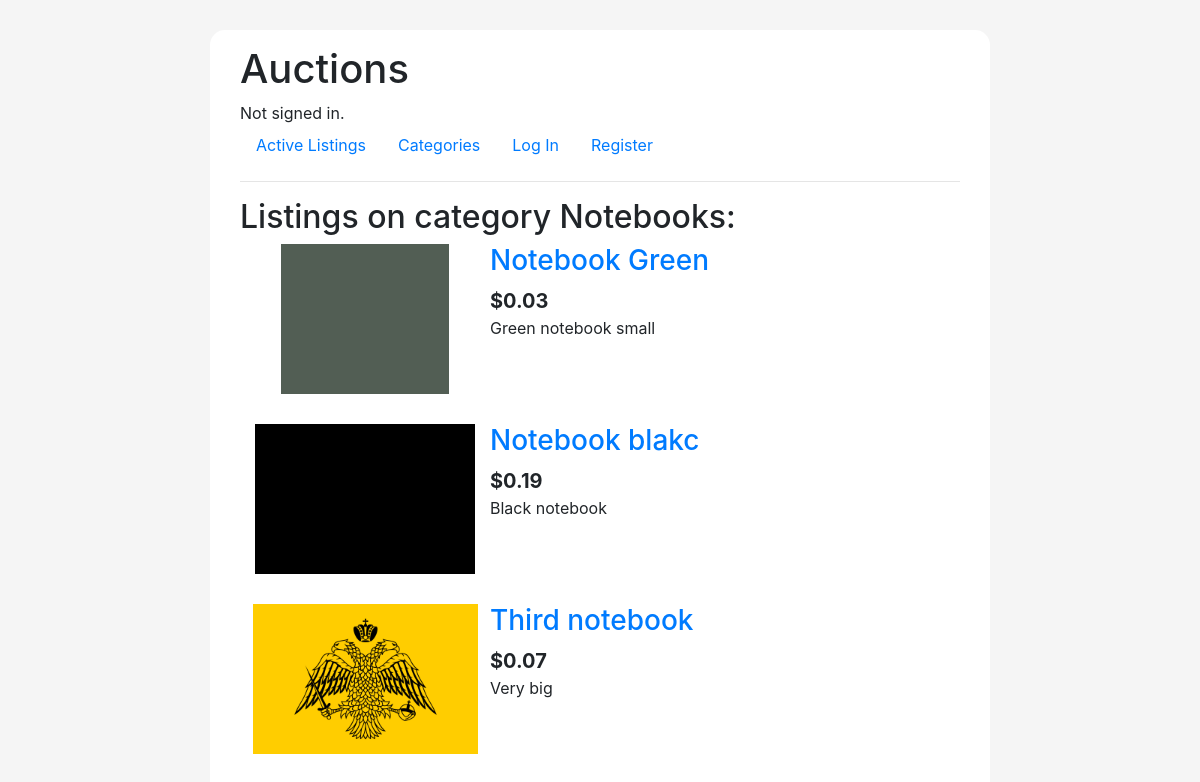
Page /categories/Notebooks on the earlier database version.
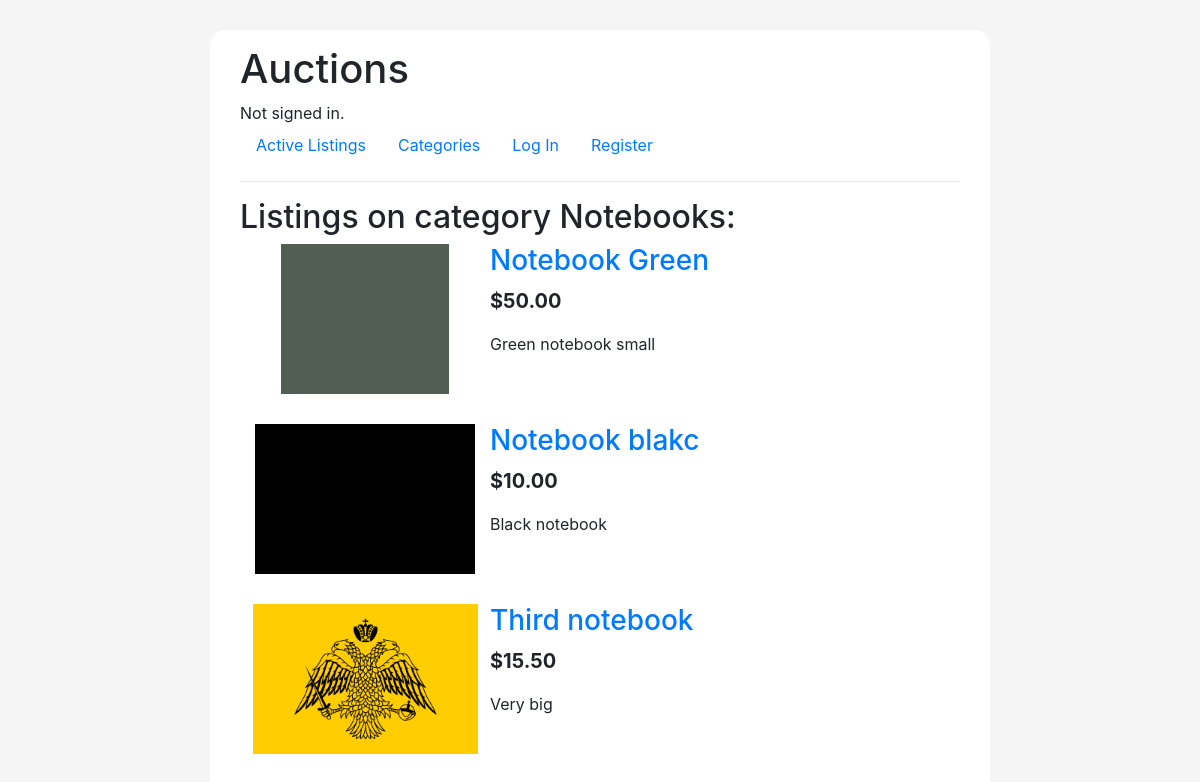
Same page on the later database version.
### auctions/models.py (models this page shows)
class Listing(models.Model):
    AUCTION_STATUS = [
    ('OP', 'Open'),
    ('CA', 'Canceled'),
    ('CL', 'Closed')
    ]
    title = models.CharField(max_length=200)
    description = models.CharField(max_length=3000)
    category = models.ForeignKey(AuctionCategory, on_delete=models.SET_NULL, null=True)
    image = models.ImageField(upload_to='images/')
    owner = models.ForeignKey(User, on_delete=models.CASCADE, related_name="owned_listings")
    starting_bid = models.DecimalField(max_digits=8, decimal_places=2)
    current_bid = models.DecimalField(max_digits=8, decimal_places=2, null=True)
    current_bidder = models.ForeignKey(User, on_delete=models.SET_NULL, null=True, related_name="leading_bid_listings")
    creation_date = models.DateTimeField(auto_now_add=True)
    last_updated = models.DateTimeField(auto_now=True)
    status = models.CharField(max_length=2, choices=AUCTION_STATUS, default='OP')
    watching_users = models.ManyToManyField(User, blank=True, null=True, related_name="watchlist")
    winner = models.ForeignKey(User, on_delete=models.SET_NULL, blank=True, null=True, related_name="won_auctions")
    def __str__(self):
        return f"ID {self.pk} {self.title} |  Status: {self.get_status_display()} | Owner: {self.owner} | Starting bid: {self.starting_bid} | Created in {self.creation_date} | Image {self.image}"

### auctions/views.py (the view)
# urls.py: path("categories/<str:category_name>", views.category_listings, name="category_listings"),
def category_listings(request, category_name):
    if request.user.is_authenticated:
        watchlist = list(request.user.watchlist.all().values_list('pk', flat=True))
        current_bidder_list = list(request.user.leading_bid_listings.all().values_list('pk', flat=True))
    else:
        watchlist = []
        current_bidder_list = []
    listings_on_category = models.Listing.objects.filter(category=category_name)
    print(listings_on_category)
    return render(request, "auctions/category_listings.html",{
        'category_name': category_name,
        'listings_on_category': listings_on_category,
        'watchlist': watchlist,
        'current_bidder_list': current_bidder_list,
    })

### auctions/templates/auctions/category_listings.html (shortened to what this page needs)
{% extends "auctions/layout.html" %}
{% block body %}
   <h2>Listings on category {{ category_name }}:</h2>
    {% for listing in listings_on_category %}
        <div class="listing-parent">
            <div class="listing-image-div">
                <img src="{{ listing.image.url }}" alt="Image of {{ listing.title }}">
            </div>
            <div class="listing-content-div">
                <div class="listing-title-parent">
                    <div class="listing-title-div">
                        <h3><a href="{% url 'listing' pk=listing.pk %}" >{{ listing.title }}</a></h3>
                    </div>
                </div>
                {% if listing.current_bid == null %}
                    <div class="listing-current-price">${{ listing.starting_bid }} </div>
                {% else %}
                    <p class="listing-current-price">${{ listing.current_bid }}</p>
                {% endif %}
                <p class="listing-description">{{ listing.description }}</p>
            </div>
        </div>
    {% endfor %}
{% endblock %}

Differences in the rows shown:
changed Listing "Notebook Green": current_bid (not shown) → "50.00"; starting_bid "0.03" → (not shown)
changed Listing "Notebook blakc": current_bid (not shown) → "10.00"; starting_bid "0.19" → (not shown)
changed Listing "Third notebook": current_bid (not shown) → "15.50"; starting_bid "0.07" → (not shown)
